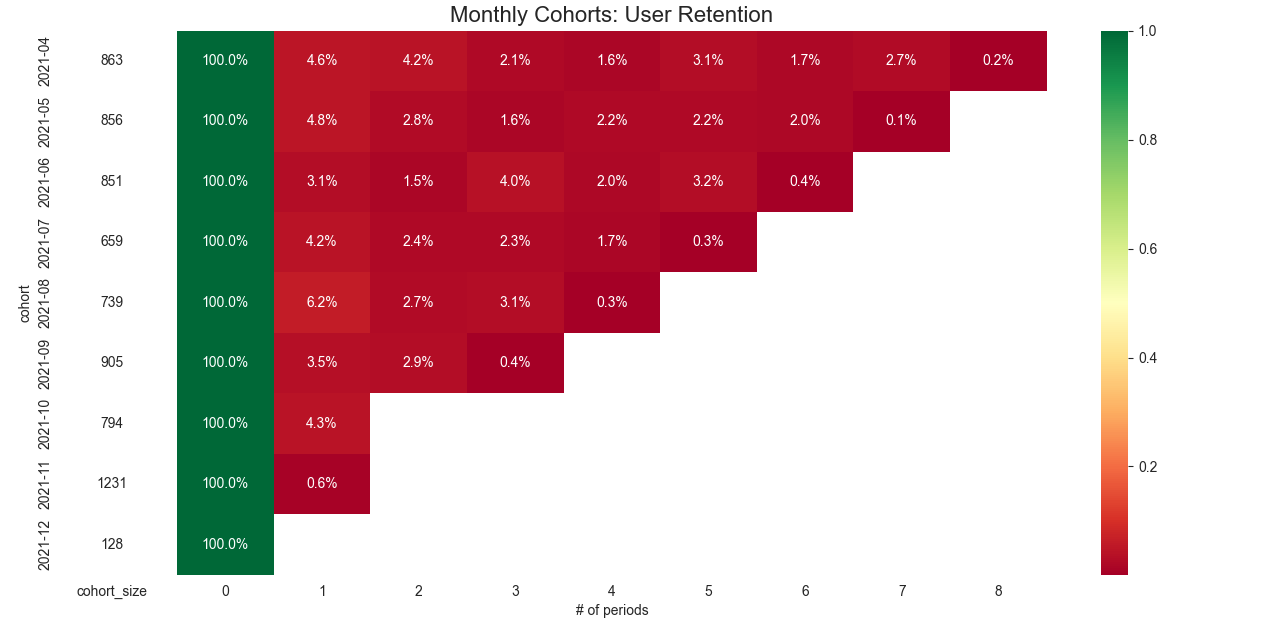

The script that drew this image:
import pandas as pd
import numpy as np
import matplotlib.pyplot as plt
import warnings
import seaborn as sns
from operator import attrgetter
import matplotlib.colors as mcolors

df = pd.read_csv('order_completed_8_12.csv',
                   dtype={'user_id': str,
                          'order_id': str},
                   parse_dates=['received_at'], 
                   infer_datetime_format=True)

#df = df.loc[df['received_at'] >= '2021-01-01 00:00:00' ]

#print(df)
#df.head()
n_orders = df.groupby(['user_id'])['order_id'].nunique()
mult_orders_perc = np.sum(n_orders > 1) / df['user_id'].nunique()
print(f'{100 * mult_orders_perc:.2f}% of customers ordered more than once.')

#Generate Plot/Chart
#ax = sns.distplot(n_orders, kde=False, hist=True)
#ax = sns.histplot(n_orders, color="red", label="100% Equities", kde=True, stat="density", linewidth=0)
""" ax.set(title='Distribution of number of orders per customer',
       xlabel='# of orders', 
       ylabel='# of customers') """
#plt.title("Histogram for Total Bill")
#plt.show()

#Cohort Analysis
df = df[['user_id', 'order_id', 'received_at']].drop_duplicates()

df['order_month'] = df['received_at'].dt.to_period('M')
df['cohort'] = df.groupby('user_id')['received_at'] \
                 .transform('min') \
                 .dt.to_period('M') 

df_cohort = df.groupby(['cohort', 'order_month']) \
              .agg(n_customers=('user_id', 'nunique')) \
              .reset_index(drop=False)
df_cohort['period_number'] = (df_cohort.order_month - df_cohort.cohort).apply(attrgetter('n'))

cohort_pivot = df_cohort.pivot_table(index = 'cohort',
                                     columns = 'period_number',
                                     values = 'n_customers')

cohort_size = cohort_pivot.iloc[:,0]

retention_matrix = cohort_pivot.divide(cohort_size, axis = 0)
#print(retention_matrix)
with sns.axes_style("white"):
    fig, ax = plt.subplots(1, 2, figsize=(12, 8), sharey=True, gridspec_kw={'width_ratios': [1, 11]})
    
    # retention matrix
    sns.heatmap(retention_matrix, 
                mask=retention_matrix.isnull(), 
                annot=True, 
                fmt='.01%', 
                cmap='RdYlGn', 
                ax=ax[1])
    ax[1].set_title('Monthly Cohorts: User Retention', fontsize=16)
    ax[1].set(xlabel='# of periods',
              ylabel='')

    # cohort size
    cohort_size_df = pd.DataFrame(cohort_size).rename(columns={0: 'cohort_size'})
    white_cmap = mcolors.ListedColormap(['white'])
    sns.heatmap(cohort_size_df, 
                annot=True, 
                cbar=False, 
                fmt='g', 
                cmap=white_cmap, 
                ax=ax[0])

    fig.tight_layout()

    plt.show()
